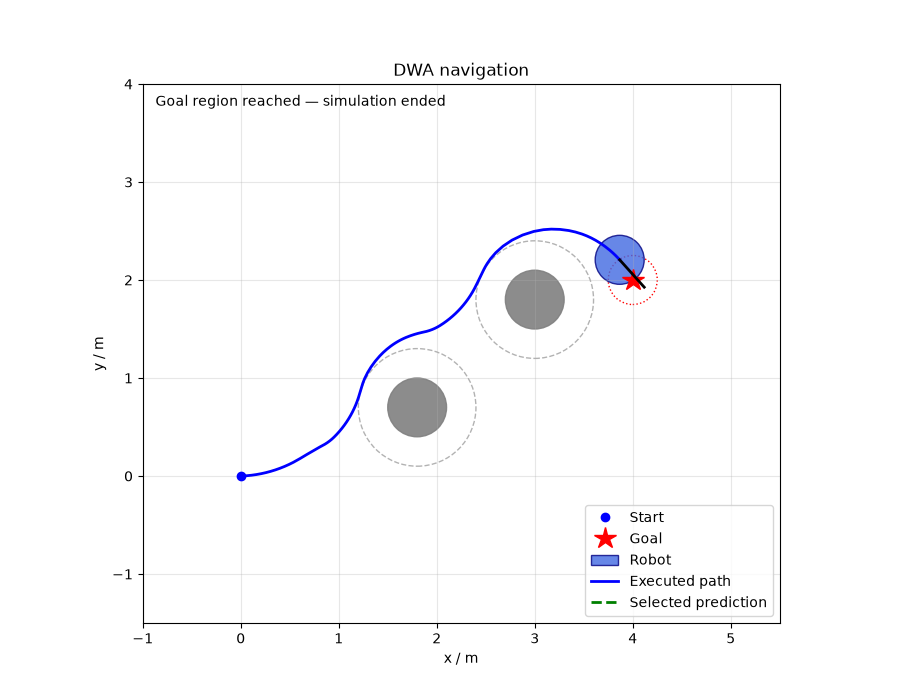

Recreate this plot in Python.
import math
from dataclasses import dataclass
import matplotlib.pyplot as plt
from matplotlib.animation import FuncAnimation
from matplotlib.patches import Circle

@dataclass
class Config:
    # 速度限制
    min_v: float = 0.0
    max_v: float = 0.8
    max_omega: float = 1.2

    # 加速度限制：本例假设加速、减速对称
    max_accel: float = 0.5
    max_angular_accel: float = 1.0

    # 制动减速度大小，必须为正
    brake_accel: float = 0.5
    brake_angular_accel: float = 1.0

    # 三个不同的时间参数
    control_dt: float = 0.2      # 多久重新选择一次速度
    prediction_time: float = 2.0
    simulation_dt: float = 0.05 # 预测与碰撞检查的分段长度

    # 候选速度采样间隔
    v_resolution: float = 0.05
    omega_resolution: float = 0.1

    robot_radius: float = 0.25
    safety_margin: float = 0.05

    distance_cap: float = 3.0
    goal_tolerance: float = 0.25

    heading_weight: float = 0.6
    distance_weight: float = 0.2
    speed_weight: float = 0.2


def move(x, y, theta, v, omega, dt):
    """恒定速度运动的解析解。"""
    if dt < 0:
        raise ValueError("dt 不能小于 0")

    new_theta = theta + omega * dt

    if abs(omega) < 1e-8:
        new_x = x + v * math.cos(theta) * dt
        new_y = y + v * math.sin(theta) * dt
    else:
        radius = v / omega
        new_x = x + radius * (
            math.sin(new_theta) - math.sin(theta)
        )
        new_y = y + radius * (
            math.cos(theta) - math.cos(new_theta)
        )

    return new_x, new_y, new_theta


def predict_trajectory(pose, v, omega, duration, dt):
    """返回包括初始位姿在内的轨迹点。"""
    if duration < 0 or dt <= 0:
        raise ValueError("duration 必须非负，dt 必须为正")

    trajectory = [tuple(pose)]
    elapsed = 0.0

    while duration - elapsed > 1e-10:
        step = min(dt, duration - elapsed)
        pose = move(*pose, v, omega, step)
        trajectory.append(pose)
        elapsed += step

    return trajectory


def calculate_dynamic_window(state, config):
    """state = (x, y, theta, 当前v, 当前omega)。"""
    _, _, _, current_v, current_omega = state

    # 动态窗口与硬件速度范围取交集
    v_lower = max(
        config.min_v,
        current_v - config.max_accel * config.control_dt,
    )
    v_upper = min(
        config.max_v,
        current_v + config.max_accel * config.control_dt,
    )

    omega_lower = max(
        -config.max_omega,
        current_omega
        - config.max_angular_accel * config.control_dt,
    )
    omega_upper = min(
        config.max_omega,
        current_omega
        + config.max_angular_accel * config.control_dt,
    )

    return v_lower, v_upper, omega_lower, omega_upper


def sample_axis(lower, upper, resolution):
    """包括上下界，并在范围允许时加入零。"""
    if resolution <= 0:
        raise ValueError("采样间隔必须为正")
    if lower > upper:
        return []

    count = int(math.floor((upper - lower) / resolution))
    values = [
        lower + i * resolution
        for i in range(count + 1)
    ]
    values.append(upper)

    if lower <= 0 <= upper:
        values.append(0.0)

    return sorted(set(values))


def sample_velocities(window, config):
    v_lower, v_upper, omega_lower, omega_upper = window

    for v in sample_axis(
        v_lower, v_upper, config.v_resolution
    ):
        for omega in sample_axis(
            omega_lower,
            omega_upper,
            config.omega_resolution,
        ):
            yield v, omega


def pose_collides(pose, obstacles, config):
    """障碍物格式：(中心x, 中心y, 半径)。"""
    x, y, _ = pose

    for ox, oy, obstacle_radius in obstacles:
        required_distance = (
            config.robot_radius
            + config.safety_margin
            + obstacle_radius
        )
        if math.hypot(x - ox, y - oy) <= required_distance:
            return True

    return False


def segment_collides(pose, v, omega, dt, obstacles, config):
    """
    保守检查整段运动，避免只检查离散端点而漏掉障碍。

    中间时刻的位置到该段任意位置的距离，
    不超过该段行驶长度的一半。
    因此用这个长度扩大检查圆。
    """
    middle = move(*pose, v, omega, dt / 2)
    extra_radius = abs(v) * dt / 2

    for ox, oy, obstacle_radius in obstacles:
        required_distance = (
            config.robot_radius
            + config.safety_margin
            + obstacle_radius
            + extra_radius
        )

        if math.hypot(
            middle[0] - ox, middle[1] - oy
        ) <= required_distance:
            return True

    return False


def trajectory_is_clear(pose, v, omega, duration,
                        obstacles, config):
    elapsed = 0.0

    while duration - elapsed > 1e-10:
        step = min(
            config.simulation_dt, duration - elapsed
        )

        if segment_collides(
            pose, v, omega, step, obstacles, config
        ):
            return False

        pose = move(*pose, v, omega, step)
        elapsed += step

    return True


def is_admissible(state, v, omega, obstacles, config):
    """
    检查：
    1. 按候选速度执行一个控制周期；
    2. 随后沿固定曲率制动直到停止。

    候选速度在周期开始时直接用于预测，
    这是本教学模型的近似。
    """
    pose = tuple(state[:3])

    if pose_collides(pose, obstacles, config):
        return False

    # 先检查下一个控制周期
    if not trajectory_is_clear(
        pose, v, omega, config.control_dt,
        obstacles, config,
    ):
        return False

    pose = move(
        *pose, v, omega, config.control_dt
    )

    # 选择共同停车时间，使两种减速度均不超限。
    stop_time = max(
        abs(v) / config.brake_accel,
        abs(omega) / config.brake_angular_accel,
    )

    if stop_time < 1e-10:
        return True

    # v、omega 按同一比例线性减小，保持曲率。
    elapsed = 0.0

    while stop_time - elapsed > 1e-10:
        step = min(
            config.simulation_dt, stop_time - elapsed
        )

        # 每段采用时间中点速度。
        scale = max(
            0.0,
            1.0 - (elapsed + step / 2) / stop_time,
        )
        brake_v = v * scale
        brake_omega = omega * scale

        if segment_collides(
            pose, brake_v, brake_omega, step,
            obstacles, config,
        ):
            return False

        pose = move(
            *pose, brake_v, brake_omega, step
        )
        elapsed += step

    return True


def free_path_length(pose, v, omega, obstacles, config):
    """
    估计沿恒定速度轨迹到首次碰撞的距离，
    最多搜索 distance_cap 米。

    使用小段保守检查，返回最后确认安全的距离。
    """
    if pose_collides(pose, obstacles, config):
        return 0.0

    # 圆形机器人原地旋转不改变占据区域。
    if abs(v) < 1e-8:
        return config.distance_cap

    travelled = 0.0

    while config.distance_cap - travelled > 1e-10:
        step = min(
            config.simulation_dt,
            (config.distance_cap - travelled) / abs(v),
        )

        if segment_collides(
            pose, v, omega, step, obstacles, config
        ):
            return travelled

        pose = move(*pose, v, omega, step)
        travelled += abs(v) * step

    return config.distance_cap


def heading_score(x, y, theta, goal_x, goal_y):
    if math.hypot(goal_x - x, goal_y - y) < 1e-10:
        return 1.0

    target_angle = math.atan2(goal_y - y, goal_x - x)
    error = target_angle - theta
    error = math.atan2(math.sin(error), math.cos(error))

    return 1.0 - abs(error) / math.pi


def distance_score(distance, distance_cap):
    return max(0.0, min(distance / distance_cap, 1.0))


def speed_score(v, max_v):
    # 当前版本只考虑非负前进速度
    return max(0.0, min(v / max_v, 1.0))


def total_score(heading, distance, speed, config):
    return (
        config.heading_weight * heading
        + config.distance_weight * distance
        + config.speed_weight * speed
    )


def dwa_step(state, goal, obstacles, config):
    window = calculate_dynamic_window(state, config)
    best_parts = None
    best_score = float("-inf")
    best_control = None
    best_trajectory = None

    for v, omega in sample_velocities(window, config):
        if not is_admissible(
            state, v, omega, obstacles, config
        ):
            continue

        trajectory = predict_trajectory(
            state[:3],
            v,
            omega,
            config.prediction_time,
            config.simulation_dt,
        )

        # 不给预测时段内会碰撞的候选评分。
        if not trajectory_is_clear(
            state[:3], v, omega,
            config.prediction_time,
            obstacles, config,
        ):
            continue

        heading = heading_score(
            *trajectory[-1], *goal
        )

        
        free_distance = free_path_length(
            state[:3], v, omega, obstacles, config
        )

        distance = distance_score(
            free_distance,
            config.distance_cap,
        )

# 停车与原地转向仍允许参与选择，
# 但不因为“没有向前运动”而获得最高前方距离奖励。
        if abs(v) < 1e-6:
            distance = 0.0

        speed = speed_score(v, config.max_v)
        score = total_score(
            heading, distance, speed, config
        )

        if score > best_score:
            best_parts = (heading, distance, speed)
            best_score = score
            best_control = (v, omega)
            best_trajectory = trajectory
    if best_control is not None:
        if abs(best_control[0]) < 1e-6:
            print(
            "选择低速候选：",
            best_control,
            "朝向、距离、速度分数：",
            best_parts,
            )
    return best_control, best_trajectory


def main():
    config = Config()

    state = (0.0, 0.0, 0.0, 0.0, 0.0)
    goal = (4.0, 2.0)

    # 障碍物：中心 x、中心 y、半径
    obstacles = [
        (1.8, 0.7, 0.3),
        (3.0, 1.8, 0.3),
    ]

    history_x = [state[0]]
    history_y = [state[1]]

    finished = False
    step_count = 0

    fig, ax = plt.subplots(figsize=(9, 7))

    ax.set_aspect("equal")
    ax.set_xlim(-1, 5.5)
    ax.set_ylim(-1.5, 4)
    ax.set_xlabel("x / m")
    ax.set_ylabel("y / m")
    ax.set_title("DWA navigation")
    ax.grid(True, alpha=0.3)

    # 起点与目标
    ax.plot(state[0], state[1], "bo", label="Start")
    ax.plot(
        goal[0], goal[1],
        marker="*", color="red", markersize=16,
        linestyle="None", label="Goal",
    )

    # 目标容差范围
    ax.add_patch(
        Circle(
            goal,
            config.goal_tolerance,
            fill=False,
            edgecolor="red",
            linestyle=":",
        )
    )

    # 障碍实体，以及考虑机器人尺寸后的禁入区域。
    for ox, oy, radius in obstacles:
        ax.add_patch(
            Circle(
                (ox, oy), radius,
                color="gray", alpha=0.9,
            )
        )

        ax.add_patch(
            Circle(
                (ox, oy),
                radius
                + config.robot_radius
                + config.safety_margin,
                fill=False,
                edgecolor="gray",
                linestyle="--",
                alpha=0.6,
            )
        )

    # 机器人实体
    robot = Circle(
        state[:2],
        config.robot_radius,
        facecolor="royalblue",
        edgecolor="navy",
        alpha=0.8,
        label="Robot",
    )
    ax.add_patch(robot)

    # 历史路径
    history_line, = ax.plot(
        [], [], "b-", linewidth=2,
        label="Executed path",
    )

    # 当前选中的预测轨迹
    prediction_line, = ax.plot(
        [], [], "g--", linewidth=2,
        label="Selected prediction",
    )

    # 用线段表示朝向
    heading_line, = ax.plot(
        [], [], color="black", linewidth=2,
    )

    status_text = ax.text(
        0.02, 0.98, "",
        transform=ax.transAxes,
        va="top",
    )

    ax.legend(loc="lower right")

    def draw_robot():
        x, y, theta = state[:3]

        robot.center = (x, y)

        heading_length = config.robot_radius * 1.5

        heading_line.set_data(
            [x, x + heading_length * math.cos(theta)],
            [y, y + heading_length * math.sin(theta)],
        )

        history_line.set_data(history_x, history_y)

    def finish(message):
        nonlocal finished

        finished = True
        prediction_line.set_data([], [])
        status_text.set_text(message)

        # 停止动画计时，保留窗口。
        animation.event_source.stop()

    def update(_frame):
        nonlocal state, step_count

        if finished:
            return

        distance_to_goal = math.hypot(
            goal[0] - state[0],
            goal[1] - state[1],
        )

        if distance_to_goal <= config.goal_tolerance:
            finish("Goal region reached — simulation ended")
            return

        if step_count >= 500:
            finish("Maximum simulation steps reached")
            return

        control, trajectory = dwa_step(
            state, goal, obstacles, config
        )

        if control is None:
            finish("No admissible control — simulation paused")
            return

        v, omega = control

        # 这条预测线以执行前的位姿为起点。
        prediction_line.set_data(
            [pose[0] for pose in trajectory],
            [pose[1] for pose in trajectory],
        )

        # 实际只执行一个控制周期。
        x, y, theta = move(
            *state[:3],
            v,
            omega,
            config.control_dt,
        )

        state = (x, y, theta, v, omega)

        history_x.append(x)
        history_y.append(y)
        step_count += 1

        draw_robot()

        status_text.set_text(
            f"Step: {step_count}\n"
            f"Simulation time: "
            f"{step_count * config.control_dt:.1f} s\n"
            f"v: {v:.2f} m/s\n"
            f"omega: {omega:.2f} rad/s"
        )

    draw_robot()

    # 保留 animation 变量，避免动画对象被提前回收。
    animation = FuncAnimation(
        fig,
        update,
        init_func=draw_robot,
        interval=config.control_dt * 1000,
        blit=False,
        cache_frame_data=False,
    )

    plt.show()


if __name__ == "__main__":
    main()
